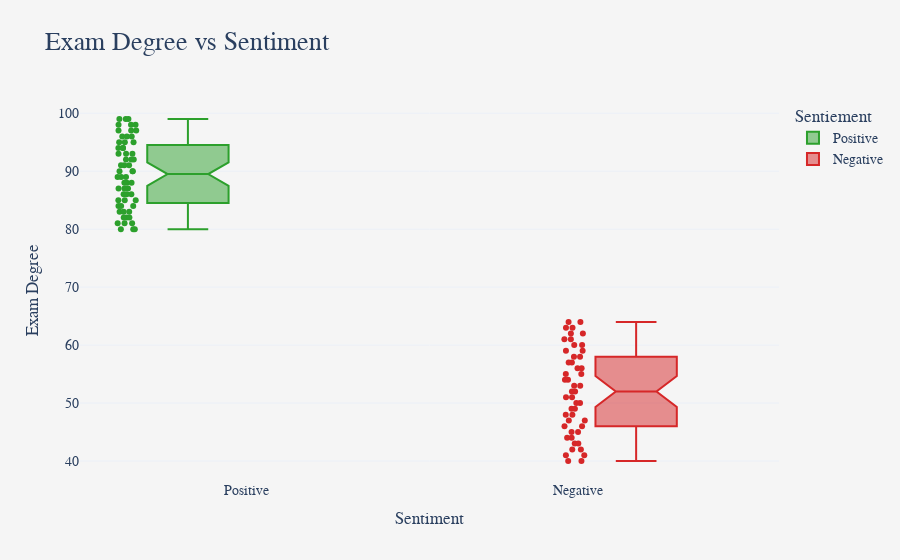
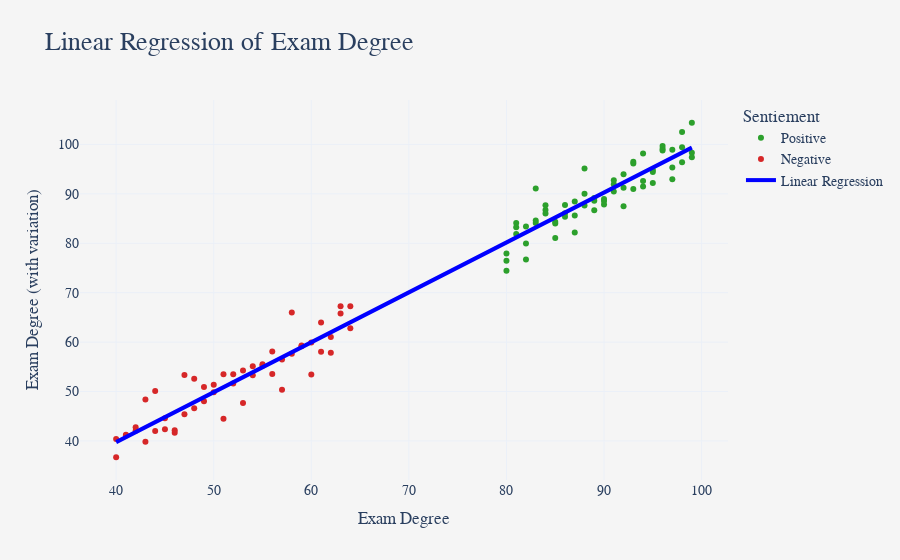

Notebook code cell kept with these figures, in order:
### Code cell
fig_box = px.box(
    df_feedback,
    x='Sentiement',
    y='exam_degree',
    color='Sentiement',
    points='all',  
    notched=True,
    color_discrete_map={'Positive':'#2ca02c', 'Negative':'#d62728'},
    title="Exam Degree vs Sentiment",
    template="plotly_white"
)

fig_box.update_layout(
    title_font_size=26,
    xaxis_title="Sentiment",
    yaxis_title="Exam Degree",
    font=dict(family="Arial", size=14),
    plot_bgcolor='rgba(245,245,245,1)',
    paper_bgcolor='rgba(245,245,245,1)',
    boxmode='group'
)
fig_box.show()

x = df_feedback['exam_degree']
y = df_feedback['exam_degree'] + np.random.normal(0,3,len(df_feedback))  
coeffs = np.polyfit(x, y, 1)
line = np.poly1d(coeffs)

fig_scatter = px.scatter(
    df_feedback,
    x='exam_degree',
    y=y,
    color='Sentiement',
    color_discrete_map={'Positive':'#2ca02c', 'Negative':'#d62728'},
    title="Linear Regression of Exam Degree",
    template="plotly_white"
)

fig_scatter.add_traces(
    go.Scatter(
        x=x,
        y=line(x),
        mode='lines',
        line=dict(color='blue', width=4),
        name='Linear Regression'
    )
)

fig_scatter.update_layout(
    title_font_size=26,
    xaxis_title="Exam Degree",
    yaxis_title="Exam Degree (with variation)",
    font=dict(family="Arial", size=14),
    plot_bgcolor='rgba(245,245,245,1)',
    paper_bgcolor='rgba(245,245,245,1)'
)
fig_scatter.show()

### Figure 1 — Plotly figure (JSON) as saved in the notebook; plotly's stock layout.template omitted (floating-point values rounded to 4 significant figures)
{"data": [{"alignmentgroup": "True", "boxpoints": "all", "hovertemplate": "Sentiement=%{x}<br>exam_degree=%{y}<extra></extra>", "legendgroup": "Positive", "marker": {"color": "#2ca02c"}, "name": "Positive", "notched": true, "offsetgroup": "Positive", "orientation": "v", "showlegend": true, "type": "box", "x": ["Positive", "Positive", "Positive", "Positive", "Positive", "Positive", "Positive", "Positive", "Positive", "Positive", "Positive", "Positive", "Positive", "Positive", "Positive", "Positive", "Positive", "Positive", "Positive", "Positive", "Positive", "Positive", "Positive", "Positive", "Positive", "Positive", "Positive", "Positive", "Positive", "Positive", "Positive", "Positive", "Positive", "Positive", "Positive", "Positive", "Positive", "Positive", "Positive", "Positive", "Positive", "Positive", "Positive", "Positive", "Positive", "Positive", "Positive", "Positive", "Positive", "Positive", "Positive", "Positive", "Positive", "Positive", "Positive", "Positive", "Positive", "Positive", "Positive", "Positive"], "x0": " ", "xaxis": "x", "y": [80, 81, 82, 83, 84, 85, 86, 87, 88, 89, 90, 91, 92, 93, 94, 95, 96, 97, 98, 99, 80, 81, 82, 83, 84, 85, 86, 87, 88, 89, 90, 91, 92, 93, 94, 95, 96, 97, 98, 99, 80, 81, 82, 83, 84, 85, 86, 87, 88, 89, 90, 91, 92, 93, 94, 95, 96, 97, 98, 99], "y0": " ", "yaxis": "y"}, {"alignmentgroup": "True", "boxpoints": "all", "hovertemplate": "Sentiement=%{x}<br>exam_degree=%{y}<extra></extra>", "legendgroup": "Negative", "marker": {"color": "#d62728"}, "name": "Negative", "notched": true, "offsetgroup": "Negative", "orientation": "v", "showlegend": true, "type": "box", "x": ["Negative", "Negative", "Negative", "Negative", "Negative", "Negative", "Negative", "Negative", "Negative", "Negative", "Negative", "Negative", "Negative", "Negative", "Negative", "Negative", "Negative", "Negative", "Negative", "Negative", "Negative", "Negative", "Negative", "Negative", "Negative", "Negative", "Negative", "Negative", "Negative", "Negative", "Negative", "Negative", "Negative", "Negative", "Negative", "Negative", "Negative", "Negative", "Negative", "Negative", "Negative", "Negative", "Negative", "Negative", "Negative", "Negative", "Negative", "Negative", "Negative", "Negative"], "x0": " ", "xaxis": "x", "y": [40, 41, 42, 43, 44, 45, 46, 47, 48, 49, 50, 51, 52, 53, 54, 55, 56, 57, 58, 59, 60, 61, 62, 63, 64, 40, 41, 42, 43, 44, 45, 46, 47, 48, 49, 50, 51, 52, 53, 54, 55, 56, 57, 58, 59, 60, 61, 62, 63, 64], "y0": " ", "yaxis": "y"}], "layout": {"boxmode": "group", "font": {"family": "Arial", "size": 14}, "legend": {"title": {"text": "Sentiement"}, "tracegroupgap": 0}, "paper_bgcolor": "rgba(245,245,245,1)", "plot_bgcolor": "rgba(245,245,245,1)", "title": {"font": {"size": 26}, "text": "Exam Degree vs Sentiment"}, "xaxis": {"anchor": "y", "categoryarray": ["Positive", "Negative"], "categoryorder": "array", "domain": [0, 1], "title": {"text": "Sentiment"}}, "yaxis": {"anchor": "x", "domain": [0, 1], "title": {"text": "Exam Degree"}}}}

### Figure 2 — Plotly figure (JSON) as saved in the notebook; plotly's stock layout.template omitted (floating-point values rounded to 4 significant figures)
{"data": [{"hovertemplate": "Sentiement=Positive<br>exam_degree=%{x}<br>y=%{y}<extra></extra>", "legendgroup": "Positive", "marker": {"color": "#2ca02c", "symbol": "circle"}, "mode": "markers", "name": "Positive", "orientation": "v", "showlegend": true, "type": "scatter", "x": [80, 81, 82, 83, 84, 85, 86, 87, 88, 89, 90, 91, 92, 93, 94, 95, 96, 97, 98, 99, 80, 81, 82, 83, 84, 85, 86, 87, 88, 89, 90, 91, 92, 93, 94, 95, 96, 97, 98, 99, 80, 81, 82, 83, 84, 85, 86, 87, 88, 89, 90, 91, 92, 93, 94, 95, 96, 97, 98, 99], "xaxis": "x", "y": [74.42, 84.08, 79.94, 84.1, 86.74, 81.07, 86.08, 88.45, 87.62, 89.16, 87.83, 91.94, 87.47, 96.12, 91.46, 94.81, 99.14, 98.93, 96.4, 104.4, 76.44, 83.22, 76.7, 84.62, 86.03, 83.97, 87.75, 82.16, 95.11, 86.66, 88.53, 92.73, 93.98, 90.99, 98.16, 94.41, 99.66, 92.93, 99.44, 98.32, 77.95, 81.85, 83.39, 91.08, 87.7, 84.34, 85.38, 85.62, 90.02, 88.61, 88.96, 90.48, 91.24, 96.47, 92.61, 92.19, 98.75, 95.31, 102.5, 97.39], "yaxis": "y"}, {"hovertemplate": "Sentiement=Negative<br>exam_degree=%{x}<br>y=%{y}<extra></extra>", "legendgroup": "Negative", "marker": {"color": "#d62728", "symbol": "circle"}, "mode": "markers", "name": "Negative", "orientation": "v", "showlegend": true, "type": "scatter", "x": [40, 41, 42, 43, 44, 45, 46, 47, 48, 49, 50, 51, 52, 53, 54, 55, 56, 57, 58, 59, 60, 61, 62, 63, 64, 40, 41, 42, 43, 44, 45, 46, 47, 48, 49, 50, 51, 52, 53, 54, 55, 56, 57, 58, 59, 60, 61, 62, 63, 64], "xaxis": "x", "y": [36.71, 41.25, 42.78, 39.84, 50.1, 42.39, 41.64, 45.4, 46.6, 48.03, 51.35, 44.51, 53.51, 54.24, 53.28, 55.5, 53.56, 56.5, 65.98, 59.3, 59.9, 58.06, 57.87, 65.78, 67.24, 40.39, 41.11, 42.05, 48.41, 42.04, 44.58, 42.19, 53.33, 52.61, 50.93, 49.87, 53.48, 51.62, 47.71, 55.11, 55.2, 58.08, 50.36, 57.63, 59.18, 53.45, 63.96, 61.06, 67.25, 62.81], "yaxis": "y"}, {"line": {"color": "blue", "width": 4}, "mode": "lines", "name": "Linear Regression", "type": "scatter", "x": [80, 81, 82, 83, 84, 85, 86, 87, 88, 89, 90, 91, 92, 93, 94, 95, 96, 97, 98, 99, 80, 81, 82, 83, 84, 85, 86, 87, 88, 89, 90, 91, 92, 93, 94, 95, 96, 97, 98, 99, 80, 81, 82, 83, 84, 85, 86, 87, 88, 89, 90, 91, 92, 93, 94, 95, 96, 97, 98, 99, 40, 41, 42, 43, 44, 45, 46, 47, 48, 49, 50, 51, 52, 53, 54, 55, 56, 57, 58, 59, 60, 61, 62, 63, 64, 40, 41, 42, 43, 44, 45, 46, 47, 48, 49, 50, 51, 52, 53, 54, 55, 56, 57, 58, 59, 60, 61, 62, 63, 64], "y": [80.16, 81.17, 82.18, 83.19, 84.2, 85.21, 86.22, 87.23, 88.24, 89.25, 90.26, 91.27, 92.28, 93.29, 94.3, 95.31, 96.32, 97.33, 98.34, 99.35, 80.16, 81.17, 82.18, 83.19, 84.2, 85.21, 86.22, 87.23, 88.24, 89.25, 90.26, 91.27, 92.28, 93.29, 94.3, 95.31, 96.32, 97.33, 98.34, 99.35, 80.16, 81.17, 82.18, 83.19, 84.2, 85.21, 86.22, 87.23, 88.24, 89.25, 90.26, 91.27, 92.28, 93.29, 94.3, 95.31, 96.32, 97.33, 98.34, 99.35, 39.76, 40.77, 41.78, 42.79, 43.8, 44.81, 45.82, 46.83, 47.84, 48.85, 49.86, 50.87, 51.88, 52.89, 53.9, 54.91, 55.92, 56.93, 57.94, 58.95, 59.96, 60.97, 61.98, 62.99, 64.0, 39.76, 40.77, 41.78, 42.79, 43.8, 44.81, 45.82, 46.83, 47.84, 48.85, 49.86, 50.87, 51.88, 52.89, 53.9, 54.91, 55.92, 56.93, 57.94, 58.95, 59.96, 60.97, 61.98, 62.99, 64.0]}], "layout": {"font": {"family": "Arial", "size": 14}, "legend": {"title": {"text": "Sentiement"}, "tracegroupgap": 0}, "paper_bgcolor": "rgba(245,245,245,1)", "plot_bgcolor": "rgba(245,245,245,1)", "title": {"font": {"size": 26}, "text": "Linear Regression of Exam Degree"}, "xaxis": {"anchor": "y", "domain": [0, 1], "title": {"text": "Exam Degree"}}, "yaxis": {"anchor": "x", "domain": [0, 1], "title": {"text": "Exam Degree (with variation)"}}}}
